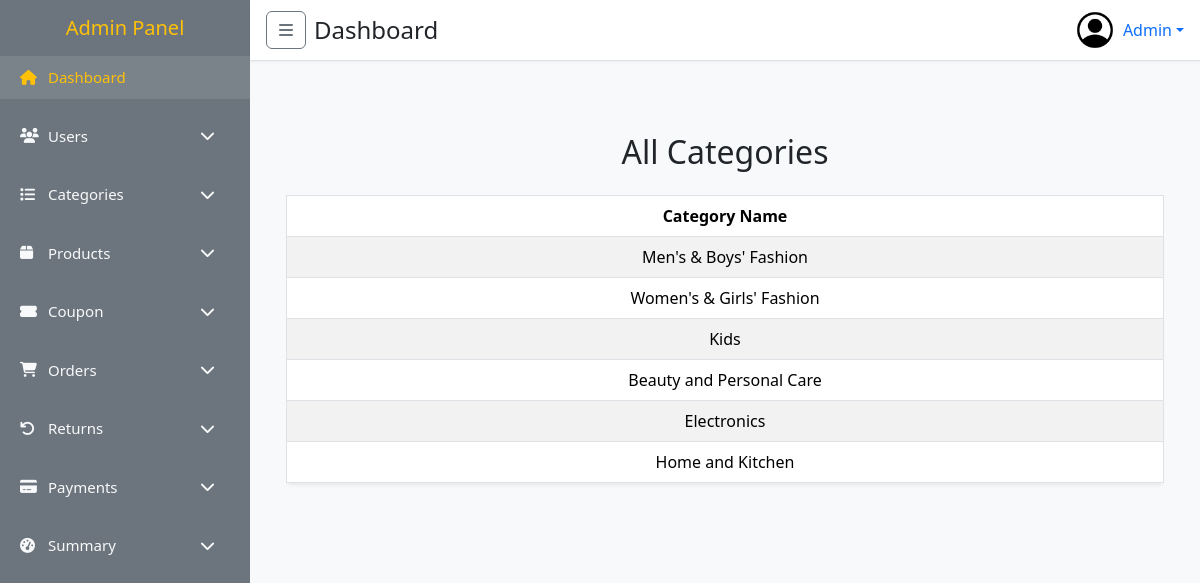
/admin/all_category.php (signed in), run on the app's committed database.
### tables this page shows
CREATE TABLE `categories` (
  `id` int(11) NOT NULL,
  `name` varchar(255) DEFAULT NULL,
  `status` tinyint(1) NOT NULL DEFAULT 1,
  `created_at` datetime DEFAULT current_timestamp(),
  `updated_at` datetime DEFAULT current_timestamp()
);

### admin/all_category.php (the view, shortened to what this page needs)
<?php
require "inc/he.php";
require "inc/sidebar.php";
require "inc/nav.php";
require "../config/db.php";
$query = "SELECT * FROM categories";
$result = mysqli_query($con, $query);
?>
<main class="p-4">
    <div class="container mt-5">
        <h2 class="mb-4 text-center">All Categories</h2>
        <div class="table-responsive">
            <table class="table table-striped table-hover table-bordered shadow-sm rounded">
                <thead class="thead-dark">
                    <tr class="text-center">
                        <th>Category Name</th>
                    </tr>
                </thead>
                <tbody>
                    <?php while ($row = mysqli_fetch_assoc($result)): ?>
                        <tr class="text-center">
                            <td><?php echo htmlspecialchars($row['name']); ?></td>
                        </tr>
                    <?php endwhile; ?>
                </tbody>
            </table>
        </div>
    </div>
</main>
<link href="https://cdn.jsdelivr.net/npm/bootstrap-icons/font/bootstrap-icons.css" rel="stylesheet">
<?php require "inc/footer.php"; ?>

### admin/inc/he.php (style rules this page uses)
:root { --sidebar-bg: #6c757d; --highlight: #ffc107; --text-light: #f8f9fa; }
body { font-family: 'Segoe UI', sans-serif; background-color: #f8f9fa; overflow-x: hidden; }

### data on the page
categories: name "Men's & Boys' Fashion"
categories: name "Women's & Girls' Fashion"
categories: name "Kids"
categories: name "Beauty and Personal Care"
categories: name "Electronics"
categories: name "Home and Kitchen"
